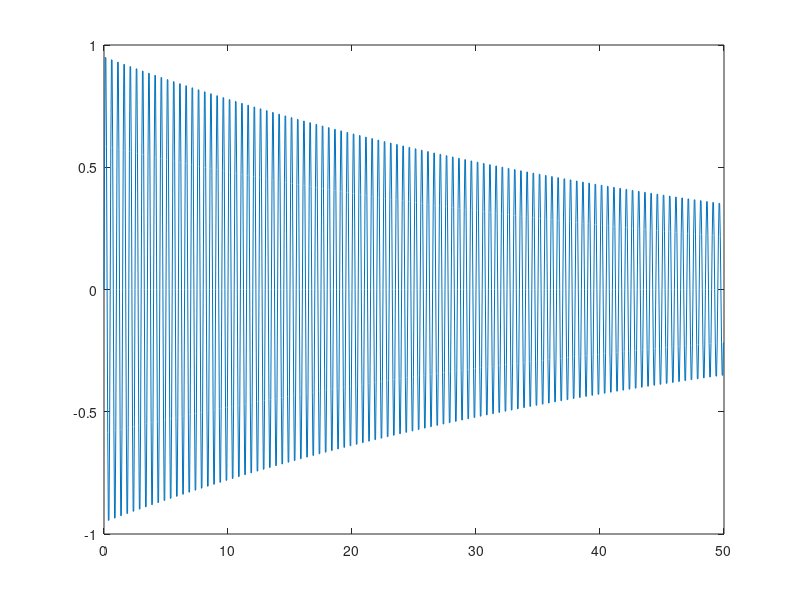
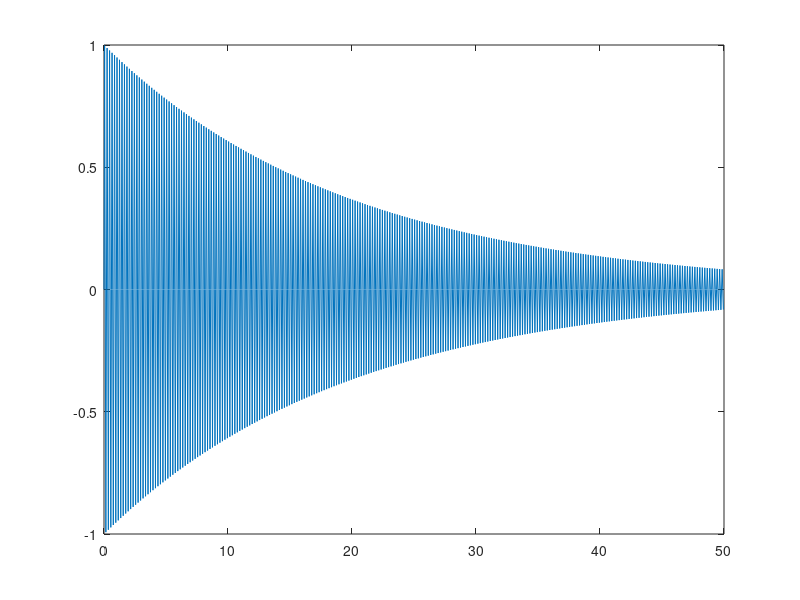
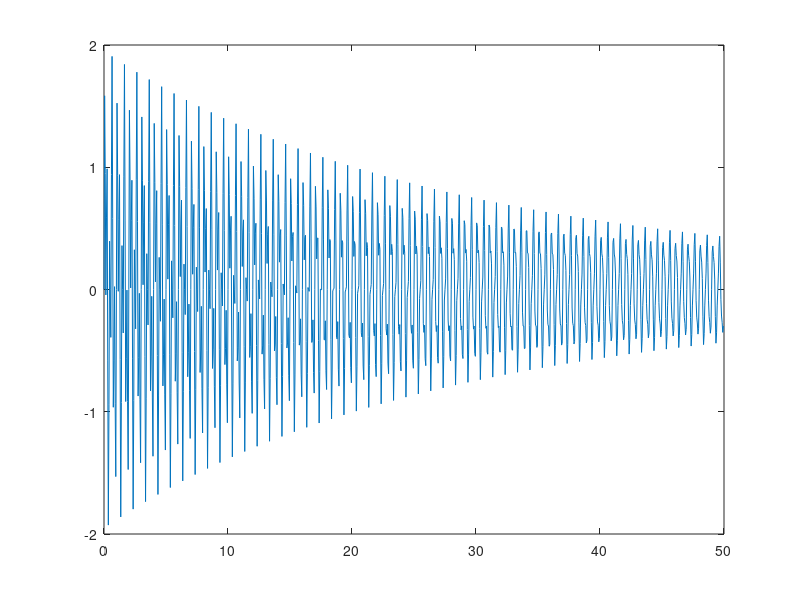
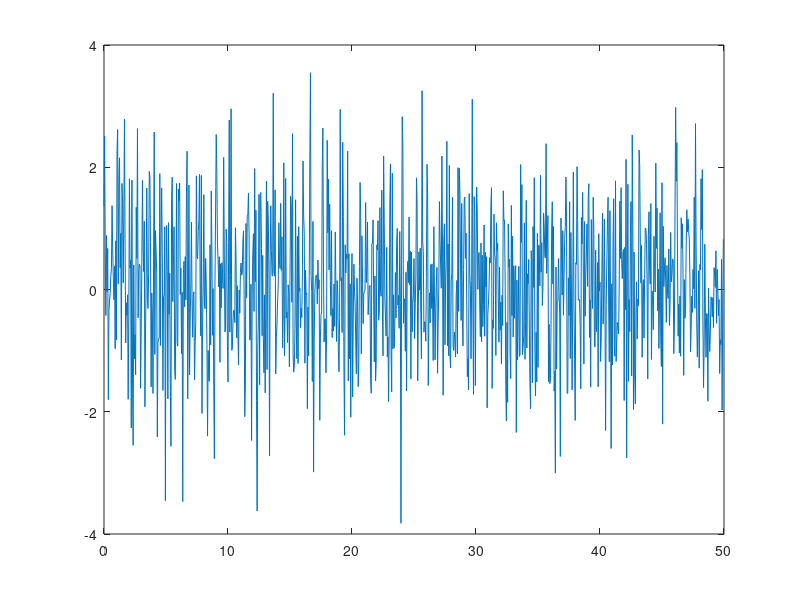

Reproduce these figures in MATLAB, in order.
clear all
close all
%% 1D
x1 = 0:1:250;
t1 = 50;
t2 = 20;

Fs = 20;
T = 1/Fs;
L = 1000;
t = (0:L-1)*T;
y1 = exp(-t./t1).*sin(2*2*pi*t);
y2 = exp(-t./t2).*sin(5*2*pi*t);
y3 = y1+y2;
X = y3 + randn(size(t));

figure()
plot(t, y1)
hold on
figure()
plot(t,y2)
figure()
plot(t,y3)
figure()
plot(t,X)
Y = fft(X);
figure()
plot(Fs/L*(0:L-1),abs(Y))
f = Fs/L*(0:(L/2));
P2 = abs(Y/L);
P1 = P2(1:L/2+1);
P1(2:end-1) = 2*P1(2:end-1);
Z = ifft(Y)


% Plot the magnitude spectrum
figure(); 
plot(f, P1); 
title('Magnitude Spectrum of y3');
xlabel('Normalized Frequency'); 
ylabel('|Y(f)|');
grid on
figure()
plot(t,Z)

%% 2D
% Create checkerboard image
n = 8;  % number of checkers per row/column
squareSize = 32; % pixels per checker
imgSize = n * squareSize;

% Create checkerboard pattern
checker = checkerboard(squareSize, n, n) > 0.5;
checker = double(checker);  % convert to double precision image

% Show original checkerboard
figure;
imshow(checker);
title('Original Checkerboard Image');
% Compute the 2D FFT
F = fft2(checker);
F_shifted = fftshift(F);  % Center zero frequency

% Compute magnitude and phase spectra
magF = abs(F_shifted);
logMagF = log(1 + magF);  % for visualization

% Show log-magnitude of Fourier spectrum
figure;
imshow(logMagF, []);
title('Log Magnitude Spectrum (Centered)');

% Frequency axes (normalized from -0.5 to 0.5)
fx = linspace(-0.5, 0.5, imgSize);
fy = linspace(-0.5, 0.5, imgSize);

% Show frequency plot with axes
figure;
imagesc(fx, fy, logMagF);
axis image;
xlabel('fx'); ylabel('fy');
title('Calibrated Frequency Domain (Log Magnitude)');
colorbar;

% Inverse transform
reconstructed = ifft2(F);

% Visualize real part (should match original image)
figure;
imshow(real(reconstructed), []);
title('Reconstructed Image from Inverse FFT');

% Add a white circle to checkerboard
[x, y] = meshgrid(1:size(checker,2), 1:size(checker,1));  % Match image size
circle = sqrt((x - size(checker,2)/2).^2 + (y - size(checker,1)/2).^2) < 30;

% Add the circle to the checkerboard
checker_mod = checker + double(circle);  % Convert logical to double
% Show modified image
figure;
imshow(checker_mod, []);
title('Modified Image with Circle');

% Show modified Fourier transform
F_mod = fftshift(fft2(checker_mod));
figure;
imshow(log(1 + abs(F_mod)), []);
title('Fourier Transform of Modified Image');
% Add Gaussian noise
checker_noise = checker + 0.3*randn(size(checker));

% Show noisy image
figure;
imshow(checker_noise, []);
title('Noisy Checkerboard');

% Show FFT of noisy image
F_noise = fftshift(fft2(checker_noise));
figure;
imshow(log(1 + abs(F_noise)), []);
title('Fourier Transform of Noisy Image');
% Create low-pass filter (centered circle)
[rows, cols] = size(F_shifted);
[xx, yy] = meshgrid(1:cols, 1:rows);
mask_radius = 40;
low_pass_mask = sqrt((xx - cols/2).^2 + (yy - rows/2).^2) < mask_radius;

% Apply filter
F_filtered = F_shifted .* low_pass_mask;

% Inverse FFT
filtered_img = ifft2(ifftshift(F_filtered));

% Show result
figure;
imshow(real(filtered_img), []);
title('Low-Pass Filtered Image');
% Create a high-pass mask (inverse of low-pass)
[rows, cols] = size(F_shifted);
[xx, yy] = meshgrid(1:cols, 1:rows);
mask_radius = 40;
low_pass_mask = sqrt((xx - cols/2).^2 + (yy - rows/2).^2) < mask_radius;

% Invert it for high-pass
high_pass_mask = ~low_pass_mask;

% Apply the high-pass filter
F_highpass = F_shifted .* high_pass_mask;

% Inverse FFT
F_highpass_unshift = ifftshift(F_highpass);
img_highpass = real(ifft2(F_highpass_unshift));

% Display result
figure;
imshow(img_highpass, []);
title('High-Pass Filtered Image');
